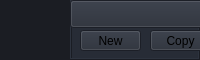
        <widget class="QFrame" name="frame_top">
         <property name="maximumSize">
          <size>
           <width>16777215</width>
           <height>60</height>
          </size>
         </property>
         <property name="styleSheet">
          <string notr="true">background-color: transparent;</string>
         </property>
         <property name="frameShape">
          <enum>QFrame::NoFrame</enum>
         </property>
         <property name="frameShadow">
          <enum>QFrame::Raised</enum>
         </property>
         <layout class="QHBoxLayout" name="horizontalLayout_3">
          <property name="spacing">
           <number>0</number>
          </property>
          <property name="leftMargin">
           <number>0</number>
          </property>
          <property name="topMargin">
           <number>0</number>
          </property>
          <property name="rightMargin">
           <number>0</number>
          </property>
          <property name="bottomMargin">
           <number>0</number>
          </property>
          <item>
           <widget class="QFrame" name="frame_toggle">
            <property name="maximumSize">
             <size>
              <width>70</width>
              <height>16777215</height>
             </size>
            </property>
            <property name="styleSheet">
             <string notr="true">background-color: rgb(27, 29, 35);</string>
            </property>
            <property name="frameShape">
             <enum>QFrame::NoFrame</enum>
            </property>
            <property name="frameShadow">
             <enum>QFrame::Raised</enum>
            </property>
            <layout class="QVBoxLayout" name="verticalLayout_3">
             <property name="spacing">
              <number>0</number>
             </property>
             <property name="leftMargin">
              <number>0</number>
             </property>
             <property name="topMargin">
              <number>0</number>
             </property>
             <property name="rightMargin">
              <number>0</number>
             </property>
             <property name="bottomMargin">
              <number>0</number>
             </property>
             <item>
              <widget class="QPushButton" name="btn_toggle_menu">
               <property name="sizePolicy">
                <sizepolicy hsizetype="Expanding" vsizetype="Expanding">
                 <horstretch>0</horstretch>
                 <verstretch>0</verstretch>
                </sizepolicy>
               </property>
               <property name="sizeIncrement">
                <size>
                 <width>0</width>
                 <height>0</height>
                </size>
               </property>
               <property name="styleSheet">
                <string notr="true">QPushButton {
	background-position: center;
	background-repeat: no-reperat;
	border: none;
	background-color: rgb(27, 29, 35);
}
QPushButton:hover {
	background-color: rgb(33, 37, 43);
}
QPushButton:pressed {	
	background-color: rgb(85, 170, 255);
}</string>
               </property>
               <property name="text">
                <string/>
               </property>
               <property name="icon">
                <iconset>
                 <normaloff>assets/home-blue.png</normaloff>assets/home-blue.png</iconset>
               </property>
              </widget>
             </item>
            </layout>
           </widget>
          </item>
          <item>
           <widget class="QFrame" name="frame_top_right">
            <property name="styleSheet">
             <string notr="true">background: transparent;</string>
            </property>
            <property name="frameShape">
             <enum>QFrame::NoFrame</enum>
            </property>
            <property name="frameShadow">
             <enum>QFrame::Raised</enum>
            </property>
            <layout class="QVBoxLayout" name="verticalLayout_2">
             <property name="spacing">
              <number>0</number>
             </property>
             <property name="leftMargin">
              <number>0</number>
             </property>
             <property name="topMargin">
              <number>0</number>
             </property>
             <property name="rightMargin">
              <number>0</number>
             </property>
             <property name="bottomMargin">
              <number>0</number>
             </property>
             <item>
              <widget class="QFrame" name="frame_top_info">
               <property name="styleSheet">
                <string notr="true">background-color: rgb(39, 44, 54);</string>
               </property>
               <property name="frameShape">
                <enum>QFrame::Box</enum>
               </property>
               <property name="frameShadow">
                <enum>QFrame::Raised</enum>
               </property>
               <widget class="QPushButton" name="go_home_btn">
                <property name="geometry">
                 <rect>
                  <x>0</x>
                  <y>0</y>
                  <width>301</width>
                  <height>28</height>
                 </rect>
                </property>
                <property name="text">
                 <string>Home</string>
                </property>
               </widget>
               <widget class="QPushButton" name="go_sim_btn">
                <property name="geometry">
                 <rect>
                  <x>310</x>
                  <y>0</y>
                  <width>291</width>
                  <height>28</height>
                 </rect>
                </property>
                <property name="text">
                 <string>Simulazione</string>
                </property>
               </widget>
               <widget class="QPushButton" name="go_datas_btn">
                <property name="geometry">
                 <rect>
                  <x>610</x>
                  <y>0</y>
                  <width>291</width>
                  <height>28</height>
                 </rect>
                </property>
                <property name="text">
                 <string>Dati (coming soon)</string>
                </property>
               </widget>
               <widget class="QPushButton" name="go_progetta_btn">
                <property name="geometry">
                 <rect>
                  <x>910</x>
                  <y>0</y>
                  <width>291</width>
                  <height>28</height>
                 </rect>
                </property>
                <property name="text">
                 <string>Progetta (coming soon)</string>
                </property>
               </widget>
               <widget class="QPushButton" name="btn_new_text">
                <property name="geometry">
                 <rect>
                  <x>10</x>
                  <y>30</y>
                  <width>61</width>
                  <height>21</height>
                 </rect>
                </property>
                <property name="text">
                 <string>New</string>
                </property>
               </widget>
               <widget class="QPushButton" name="btn_copy_text">
                <property name="geometry">
                 <rect>
                  <x>80</x>
                  <y>30</y>
                  <width>61</width>
                  <height>21</height>
                 </rect>
                </property>
                <property name="text">
                 <string>Copy</string>
                </property>
               </widget>
               <widget class="QPushButton" name="btn_undo_text">
                <property name="geometry">
                 <rect>
                  <x>210</x>
                  <y>30</y>
                  <width>61</width>
                  <height>21</height>
                 </rect>
                </property>
                <property name="text">
                 <string>Undo</string>
                </property>
               </widget>
               <widget class="QPushButton" name="btn_paste_text">
                <property name="geometry">
                 <rect>
                  <x>145</x>
                  <y>30</y>
                  <width>61</width>
                  <height>21</height>
                 </rect>
                </property>
                <property name="text">
                 <string>Paste</string>
                </property>
               </widget>
               <widget class="QPushButton" name="btn_redo_text">
                <property name="geometry">
                 <rect>
                  <x>280</x>
                  <y>30</y>
                  <width>61</width>
                  <height>21</height>
                 </rect>
                </property>
                <property name="text">
                 <string>Redo</string>
                </property>
               </widget>
               <widget class="QPushButton" name="btn_compile_code">
                <property name="geometry">
                 <rect>
                  <x>350</x>
                  <y>30</y>
                  <width>61</width>
                  <height>21</height>
                 </rect>
                </property>
                <property name="text">
                 <string>Compile</string>
                </property>
               </widget>
               <widget class="QPushButton" name="btn_run_code">
                <property name="geometry">
                 <rect>
                  <x>420</x>
                  <y>30</y>
                  <width>131</width>
                  <height>21</height>
                 </rect>
                </property>
                <property name="text">
                 <string>Compile and Run</string>
                </property>
               </widget>
              </widget>
             </item>
            </layout>
           </widget>
          </item>
         </layout>
        </widget>
